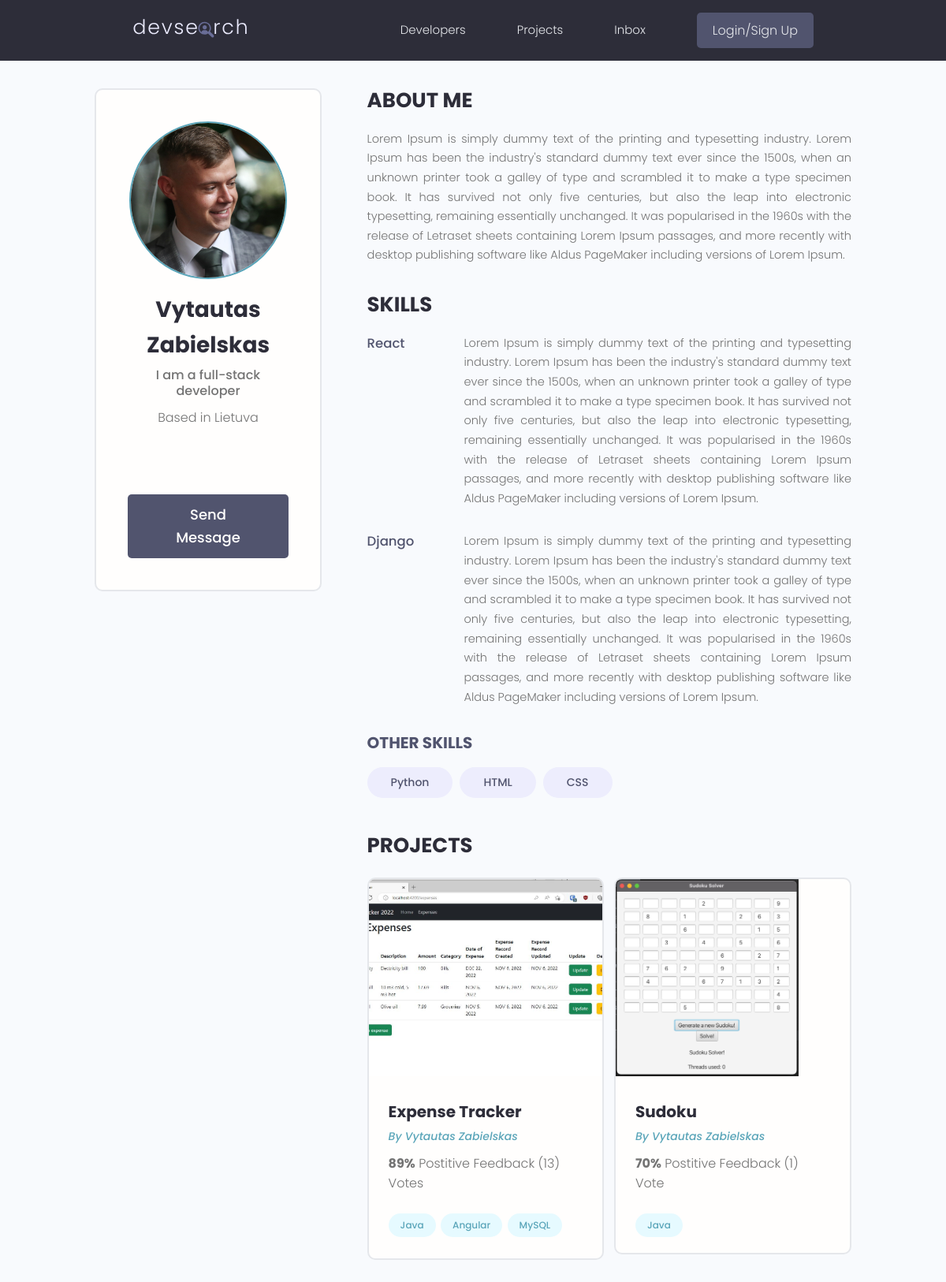
The app's page /profile/79bcd5cc-111e-4969-a13c-96b14a5445b6/ with its own data.
### users/models.py (models this page shows, shortened)
class Profile(models.Model):
    user = models.OneToOneField(User, on_delete=models.CASCADE, null=True, blank=True)
    name = models.CharField(max_length=200, null=True, blank=True)
    email = models.EmailField(max_length=500, null=True, blank=True)
    username = models.CharField(max_length=200, null=True, blank=True)
    location = models.CharField(max_length=200, null=True, blank=True)
    short_intro = models.CharField(max_length=200, null=True, blank=True)
    bio = models.TextField(null=True, blank=True)
    profile_image = models.ImageField(null=True, blank=True, upload_to="profiles/", default="profiles/user-default.png")
    social_github = models.CharField(max_length=200, null=True, blank=True)
    social_twitter = models.CharField(max_length=200, null=True, blank=True)
    social_linkedin = models.CharField(max_length=200, null=True, blank=True)
    social_youtube = models.CharField(max_length=200, null=True, blank=True)
    social_website = models.CharField(max_length=200, null=True, blank=True)
    created = models.DateTimeField(auto_now_add=True)
    id = models.UUIDField(default=uuid.uuid4, unique=True, primary_key=True, editable=False)

class Skill(models.Model):
    owner = models.ForeignKey(Profile, on_delete=models.CASCADE, null=True, blank=True)
    name = models.CharField(max_length=200, null=True, blank=True)
    description = models.TextField(null=True, blank=True)
    created = models.DateTimeField(auto_now_add=True)
    id = models.UUIDField(default=uuid.uuid4, unique=True, primary_key=True, editable=False)
    def __str__(self):
        return str(self.name)

### projects/models.py (models this page shows, shortened)
class Project(models.Model):
    owner = models.ForeignKey(Profile, null=True, blank=True, on_delete=models.SET_NULL)
    title = models.CharField(max_length=200)
    description = models.TextField(null=True, blank=True)
    featured_image = models.ImageField(null=True, blank=True, default="default.jpg")
    demo_link = models.CharField(max_length=2000, null=True, blank=True)
    source_link = models.CharField(max_length=2000, null=True, blank=True)
    tags = models.ManyToManyField("Tag", blank=True)
    vote_total = models.IntegerField(default=0, null=True, blank=True)
    vote_ratio = models.IntegerField(default=0, null=True, blank=True)
    created = models.DateTimeField(auto_now_add=True)
    id = models.UUIDField(default=uuid.uuid4, unique=True, primary_key=True, editable=False)

class Tag(models.Model):
    name = models.CharField(max_length=200)
    created = models.DateTimeField(auto_now_add=True)
    id = models.UUIDField(default=uuid.uuid4, unique=True, primary_key=True, editable=False)
    def __str__(self):
        return self.name

### users/views.py (the view)
# urls.py: path("profile/<str:pk>/", views.userProfile, name="user-profile"),
def userProfile(request, pk):
    profile = Profile.objects.get(id=pk)
    topSkills = profile.skill_set.exclude(description__exact="")
    otherSkills = profile.skill_set.filter(description="")
    context = {"profile" : profile, "topSkills" : topSkills, "otherSkills" : otherSkills}
    return render(request, "users/user-profile.html", context)

### users/templates/users/user-profile.html (shortened to what this page needs)
{% extends "main.html" %} {% block content %}
<main class="profile my-md">
    <div class="container">
        <div class="layout">
            <div class="column column--1of3">
                <div class="card text-center">
                    <div class="card__body dev">
                        <img
                            class="avatar avatar--xl"
                            src="{{profile.profile_image.url}}"
                        />
                        <h2 class="dev__name">{{profile.name}}</h2>
                        <p class="dev__title">{{profile.short_intro}}</p>
                        <p class="dev__location">
                            Based in {{profile.location}}
                        </p>
                        <ul class="dev__social">
                        </ul>
                        <a href="#" class="btn btn--sub btn--lg"
                            >Send Message
                        </a>
                    </div>
                </div>
            </div>
            <div class="column column--2of3">
                <div class="devInfo">
                    <h3 class="devInfo__title">About Me</h3>
                    <p class="devInfo__about">{{profile.bio}}</p>
                </div>
                <div class="devInfo">
                    <h3 class="devInfo__title">Skills</h3>
                    <div class="devInfo__skills">
                        {% for skill in topSkills %}
                        <div class="devSkill">
                            <h4 class="devSkill__title">{{skill.name}}</h4>
                            <p class="devSkill__info">{{skill.description}}</p>
                        </div>
                        {% endfor %}
                        <h3 class="devInfo__subtitle">Other Skills</h3>
                        <div class="devInfo__otherSkills">
                            {% for skill in otherSkills%}
                            <span class="tag tag--pill tag--sub tag--lg">
                                <small>{{skill}}</small>
                            </span>
                            {% endfor %}
                        </div>
                    </div>
                </div>
                <div class="devInfo">
                    <h3 class="devInfo__title">Projects</h3>
                    <div class="grid grid--two">
                        {% for project in profile.project_set.all %}
                        <div class="column">
                            <div class="card project">
                                <a
                                    href="{% url 'project' project.id %}"
                                    class="project"
                                >
                                    <img
                                        class="project__thumbnail"
                                        src="{{project.featured_image.url}}"
                                        alt="project thumbnail"
                                    />
                                    <div class="card__body">
                                        <h3 class="project__title">
                                            {{project.title}}
                                        </h3>
                                        <p>
                                            <a
                                                class="project__author"
                                                href="{%url 'user-profile' project.owner.id%}"
                                                >By {{project.owner.name}}</a
                                            >
                                        </p>
                                        <p class="project--rating">
                                            <span style="font-weight: bold"
                                                >{{project.vote_ratio}}%</span
                                            >
                                            Postitive Feedback
                                            ({{project.vote_total}})
                                            Vote{{project.vote_total|pluralize:"s"}}
                                        </p>
                                        <div class="project__tags">
                                            {% for tag in project.tags.all %}
                                            <span
                                                class="tag tag--pill tag--main"
                                            >
                                                <small>{{ tag }}</small>
                                            </span>
                                            {% endfor %}
                                        </div>
                                    </div>
                                </a>
                            </div>
                        </div>
                        {% endfor %}
                    </div>
                </div>
            </div>
        </div>
    </div>
</main>
{% endblock content %}

### static/styles/app.css (style rules this page uses)
:root { --color-sub: #2d2d39; }
.btn--sub { background-color: var(--color-sub-light); }
.card { border: 2px solid var(--color-light); }
img { width: 100%; }
.profile .card > .dev { padding: 4rem; }
.dev__name { color: var(--color-sub); font-size: 2.8rem; font-weight: 700; margin-top: 1rem; margin-bottom: 0.5rem; }
.dev__title { font-size: 1.6rem; font-weight: 500; line-height: 1.3; }
.dev__location { margin-top: 1rem; }
.dev__social { margin: 3rem 0; list-style: none; display: flex; justify-content: center; gap: 1.5rem; }
.devInfo { margin-bottom: 3rem; }
.devInfo__title, .devInfo__subtitle { font-size: 2.6rem; color: var(--color-sub); text-transform: uppercase; font-weight: 700; margin-bottom: 1.5rem; }
.devInfo__subtitle { font-size: 2rem; color: var(--color-sub-light); }
.devInfo__about, .devSkill__info { font-size: 1.45rem; line-height: 1.7; text-align: justify; }
.devSkill { margin-bottom: 3rem; }
.devSkill__title { font-size: 1.65rem; font-weight: 500; color: var(--color-sub-light); }
@media screen and (min-width: 700px) { .devSkill { display: flex; justify-content: space-between; gap: 3rem; } }
@media screen and (min-width: 700px) { .devSkill__info { flex-basis: 80%; } }
.project__author { font-size: 1.4rem; font-style: italic; }
.project--rating { margin-bottom: 1.6em; margin-top: .5em; }
.project__thumbnail { height: 25rem; object-fit: cover; object-position: top center; }
.project__title { font-size: 2rem; font-weight: 700; color: var(--color-sub); }

### static/uikit/styles/modules/_variables.css (style rules this page uses)
:root { --color-main: #5aa5b9; --color-main-light: #e6faff; --color-sub: #3f4156; --color-sub-light: #51546e; --color-sub-lighter: #ededfd; --color-text: #737373; --color-gray: #8b8b8b; --color-light: #e5e7eb; --color-light-gray: #767676; --color-bg: #f8fafd; --color-white: #fffefd; --color-white-light: #f3f3f3; --color-success: #359e64; --color-success-bg: #def8e8; --color-error: #fc4b0b; --color-error-bg: #fff2ee; --font-base: 'Poppins', arial, helvetica, 'Segoe UI', roboto, ubuntu, sans-serif; --font-monospace: 'Fira Code', 'Courier New', courier, monospace; --font-regular: 300; --font-medium: 500; --font-bold: 700; --generic-shadow: 1px 1px 5px #00000010; --generic-transition: all 0.3s ease-in-out; }

### static/uikit/styles/modules/_base.css (style rules this page uses)
* { margin: 0; padding: 0; box-sizing: border-box; text-rendering: optimizeLegibility; color: inherit; font-size: inherit; }
html { font-size: 50%; }
@media only screen and (min-width: 480px) { html { font-size: 56.25%; } }
@media only screen and (min-width: 1200px) { html { font-size: 62.5%; } }
body { line-height: 1.6; font-weight: 400; font-size: 1.5rem; color: var(--color-text); background-color: var(--color-bg); min-height: 100vh; }

### static/uikit/styles/modules/_typography.css (style rules this page uses)
* { font-family: var(--font-base); }
h2 { font-size: 3.6rem; font-weight: var(--font-bold); }
h3 { font-size: 3.2rem; font-weight: var(--font-medium); }
h4 { font-size: 2.8rem; font-weight: var(--font-medium); }
p, span, strong { font-size: 1.6rem; color: var(--color-text); font-weight: var(--font-regular); }
a { padding-bottom: 2px; text-decoration: none; display: inline-block; color: var(--color-main); font-weight: var(--font-medium); }

### static/uikit/styles/modules/_utilities.css (style rules this page uses)
.container { width: 92%; max-width: 165rem; margin: 0 auto; box-sizing: border-box; }
@media screen and (min-width: 1000px) { .container { width: 90%; } }
@media screen and (min-width: 1200px) { .container { width: 80%; } }
.text-center { text-align: center; }
.my-md { margin: 3rem auto; }

### static/uikit/styles/modules/_avatar.css (style rules this page uses)
.avatar { border-radius: 50%; border: 2px solid var(--color-main); object-fit: cover; }
.avatar--xl { height: 20rem; width: 20rem; }

### static/uikit/styles/modules/_button.css (style rules this page uses)
.btn { display: inline-block; position: relative; cursor: pointer; background-color: var(--color-light); font-weight: var(--font-medium); color: var(--color-sub); text-decoration: none; padding: 1rem 2rem; border-radius: 0.5rem; border: none; width: -webkit-fit-content; width: -moz-fit-content; width: fit-content; height: -webkit-fit-content; height: -moz-fit-content; height: fit-content; font-size: 1.6rem; outline-width: 0; outline-color: transparent; -webkit-backface-visibility: hidden; backface-visibility: hidden; transition: all 0.3s ease-in-out; }
.btn--sub { background-color: var(--color-sub); color: var(--color-white); }
.btn--lg { font-size: 1.8rem; padding: 1.2rem 4.5rem; }

### static/uikit/styles/modules/_card.css (style rules this page uses)
.card { border-radius: 1rem; background-color: var(--color-white); border: 1.5px solid var(--color-light); width: auto; height: auto; margin-top: 0.5rem; margin-bottom: 0.5rem; overflow: hidden; }
.card__body, .card__header { padding: 2rem 2.5rem; }

### records on screen
Profile: profile_image (picture), name "Vytautas Zabielskas", short_intro "I am a full-stack developer", location "Lietuva", bio "Lorem Ipsum is simply dummy text of the printing and typesetting industry. Lorem Ipsum has been the industry's standard dummy text ever since the 1500s, when an unknown printer took a galley of type and scrambled it to make a type specimen book. It has survived not only five centuries, but also the leap into electronic typesetting, remaining essentially unchanged. It was popularised in the 1960s with the release of Letraset sheets containing Lorem Ipsum passages, and more recently with desktop publishing software like Aldus PageMaker including versions of Lorem Ipsum."
Skill: name "React", description "Lorem Ipsum is simply dummy text of the printing and typesetting industry. Lorem Ipsum has been the industry's standard dummy text ever since the 1500s, when an unknown printer took a galley of type and scrambled it to make a type specimen book. It has survived not only five centuries, but also the leap into electronic typesetting, remaining essentially unchanged. It was popularised in the 1960s with the release of Letraset sheets containing Lorem Ipsum passages, and more recently with desktop publishing software like Aldus PageMaker including versions of Lorem Ipsum."
Skill: name "Django", description "Lorem Ipsum is simply dummy text of the printing and typesetting industry. Lorem Ipsum has been the industry's standard dummy text ever since the 1500s, when an unknown printer took a galley of type and scrambled it to make a type specimen book. It has survived not only five centuries, but also the leap into electronic typesetting, remaining essentially unchanged. It was popularised in the 1960s with the release of Letraset sheets containing Lorem Ipsum passages, and more recently with desktop publishing software like Aldus PageMaker including versions of Lorem Ipsum."
Skill: name "Python"
Skill: name "HTML"
Skill: name "CSS"
Project: featured_image (picture), title "Expense Tracker", owner.name "Vytautas Zabielskas", vote_ratio "89", vote_total "13"
Tag: name "Java"
Tag: name "Angular"
Tag: name "MySQL"
Project: featured_image (picture), title "Sudoku", owner.name "Vytautas Zabielskas", vote_ratio "70", vote_total "1"
